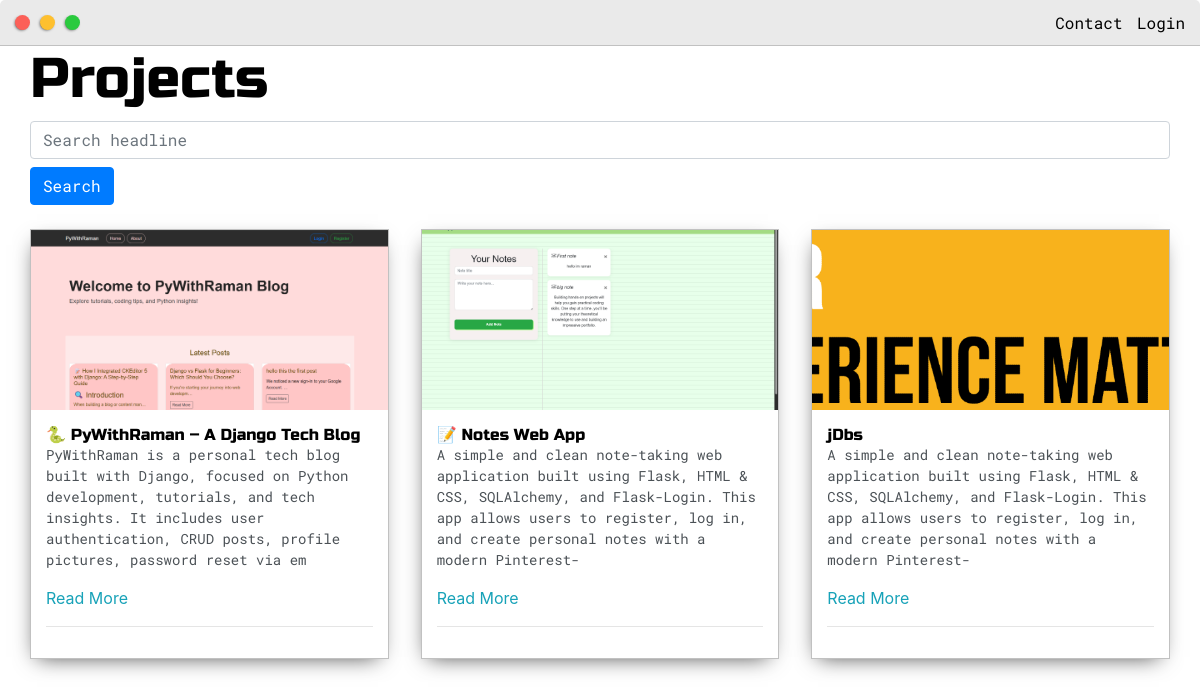
/posts/, run on the app's committed database.
### base/models.py (models this page shows, shortened)
class Post(models.Model):
    headline = models.CharField(max_length=200)
    sub_headline = models.CharField(max_length=200, null=True, blank=True)
    thumbnail = models.ImageField(null=True, blank=True, upload_to="images/uploads", default="/images/placeholder.png")
    body = CKEditor5Field('Body', config_name='extends', blank=True, null=True)
    created = models.DateTimeField(auto_now_add=True)
    active = models.BooleanField(default=False)
    featured = models.BooleanField(default=False)
    slug = models.SlugField(null=True, blank=True)

### base/views.py (the view)
def posts(request):
	posts = Post.objects.filter(active=True).order_by('created')
	myFilter = PostFilter(request.GET, queryset=posts)
	posts = myFilter.qs
	page = request.GET.get('page')
	paginator = Paginator(posts, 5)
	try:
		posts = paginator.page(page)
	except PageNotAnInteger:
		posts = paginator.page(1)
	except EmptyPage:
		posts = paginator.page(paginator.num_pages)
	context = {'posts':posts, 'myFilter':myFilter}
	return render(request, 'base/posts.html', context)

### base/templates/base/posts.html (shortened to what this page needs)
{% extends 'base/main.html' %}
{% load static %}
{% load crispy_forms_tags %}
{% block content %}
    <div class="main-container">
        <h1>Projects</h1>
        <form id="searchForm" method="GET">
            <input type="text"
                   name="headline"
                   placeholder="Search headline"
                   class="form-control"
                   value="{{ request.GET.headline }}">
            <input class="btn btn-primary mt-2" type="submit" value="Search">
        </form>
        <br>
        <div class="post-wrapper">
            {% for post in posts %}
                <div>
                    <div class="post">
                        <img class="thumbnail" src="{% if post.thumbnail %}{{ post.thumbnail.url }}{% else %}{% static 'images/placeholder.png' %}{% endif %}">
                        <div class="post-preview">
                            <h6 class="post-title">{{ post.headline }}</h6>
                            <p class="post-intro">{{ post.sub_headline }}</p>
                            <a href="{% url 'post' post.slug %}">Read More</a>
                            <hr>
                        </div>
                    </div>
                </div>
            {% empty %}
                <h3>No posts found...</h3>
            {% endfor %}
        </div>
    </div>
{% endblock content %}

### base/templates/base/main.html (shortened to what this page needs)
<!DOCTYPE html>
{% load static %}
<html>
<head>
	<link rel="stylesheet" href="https://maxcdn.bootstrapcdn.com/bootstrap/4.0.0/css/bootstrap.min.css">
	<link rel="stylesheet" type="text/css" href="{% static 'css/default.css' %}">
</head>
<body>
	{% include 'base/navbar.html' %}
	{% block content %}{% endblock content %}
</body>
</html>

### base/templates/base/navbar.html (shortened to what this page needs)
{% load static %}
<div class="nav-wrapper">
    <a href="{% url 'home' %}">
        <div class="dots-wrapper">
            <div id="dot-1" class="browser-dot"></div>
            <div id="dot-2" class="browser-dot"></div>
            <div id="dot-3" class="browser-dot"></div>
        </div>
    </a>
    <ul id="navigation">
        <li>
            <a href="{% url 'home' %}#contact">Contact</a>
        </li>
        {% if request.user.is_authenticated %}
            <li>
                <a href="{% url 'account' %}">Account</a>
            </li>
            <li>
                <a href="{% url 'logout' %}">Logout</a>
            </li>
        {% else %}
            <li>
                <a href="{% url 'login' %}">Login</a>
            </li>
        {% endif %}
    </ul>
</div>

### static/css/default.css (style rules this page uses)
:root { --mainColor:#eaeaea; --secondaryColor:#fff; --borderColor:#c1c1c1; --mainText:black; --secondaryText:#4b5156; --themeDotBorder:#24292e; --previewBg:rgb(251, 249, 243, 0.8); --previewShadow:#e5dab5; --buttonColor:black; }
html, body { padding: 0; margin: 0; scroll-behavior: smooth; }
body * { transition: 0.3s; }
h1, h2, h3, h4, h5, h6, strong { color: var(--mainText); font-family: 'Russo One', sans-serif; font-weight: 500; }
p, li, span, label, input, textarea { color: var(--secondaryText); font-family: 'Roboto Mono', monospace; }
a { text-decoration: none; color:#17a2b8; }
ul { list-style: none; }
h1 { font-size: 56px; }
h6 { font-size: 16px; }
.main-container { width: 1200px; margin: 0 auto; }
.nav-wrapper { border-radius:5px 5px 0 0; grid-area:nav-wrapper; border-bottom: 1px solid var(--borderColor); display: flex; justify-content: space-between; align-items: center; background-color: var(--mainColor); }
#navigation a { color:var(--mainText); }
#navigation { margin:0; padding: 10px; }
#navigation li { display: inline-block; margin-right: 5px; margin-left:5px; }
.dots-wrapper { display: flex; padding: 10px; }
#dot-1 { background-color: #FC6058; }
#dot-2 { background-color: #FEC02F; }
#dot-3 { background-color: #2ACA3E; }
.browser-dot { background-color: black; height: 15px; width: 15px; border-radius: 50%; margin: 5px; -webkit-box-shadow: -1px 1px 3px -1px rgba(0,0,0,0.75); -moz-box-shadow: -1px 1px 3px -1px rgba(0,0,0,0.75); box-shadow: -1px 1px 3px -1px rgba(0,0,0,0.75); }
.post-wrapper { display: grid; grid-template-columns: repeat(auto-fit, minmax(280px, 1fr)); gap: 2rem; justify-content: center; padding-bottom: 50px; }
.post { border:1px solid var(--borderColor); -webkit-box-shadow: -2px 7px 21px -9px rgba(0,0,0,0.75); -moz-box-shadow: -2px 7px 21px -9px rgba(0,0,0,0.75); box-shadow: -2px 7px 21px -9px rgba(0,0,0,0.75); }
.thumbnail { display: block; width: 100%; height:180px; object-fit: cover; }
.post-preview { background-color: #fff; padding:15px; }
.post-title { color:black; margin: 0; }
.post-intro { color:#4b5156; font-size: 14px; }
@media screen and (max-width: 1200px) { .main-container { width: 95%; } }

### data on the page
Post: thumbnail (picture), headline "🐍 PyWithRaman – A Django Tech Blog", sub_headline "PyWithRaman is a personal tech blog built with Django, focused on Python development, tutorials, and tech insights. It includes user authentication, CRUD posts, profile pictures, password reset via em"
Post: thumbnail (picture), headline "📝 Notes Web App", sub_headline "A simple and clean note-taking web application built using Flask, HTML & CSS, SQLAlchemy, and Flask-Login. This app allows users to register, log in, and create personal notes with a modern Pinterest-"
Post: thumbnail (picture), headline "jDbs", sub_headline "A simple and clean note-taking web application built using Flask, HTML & CSS, SQLAlchemy, and Flask-Login. This app allows users to register, log in, and create personal notes with a modern Pinterest-"
